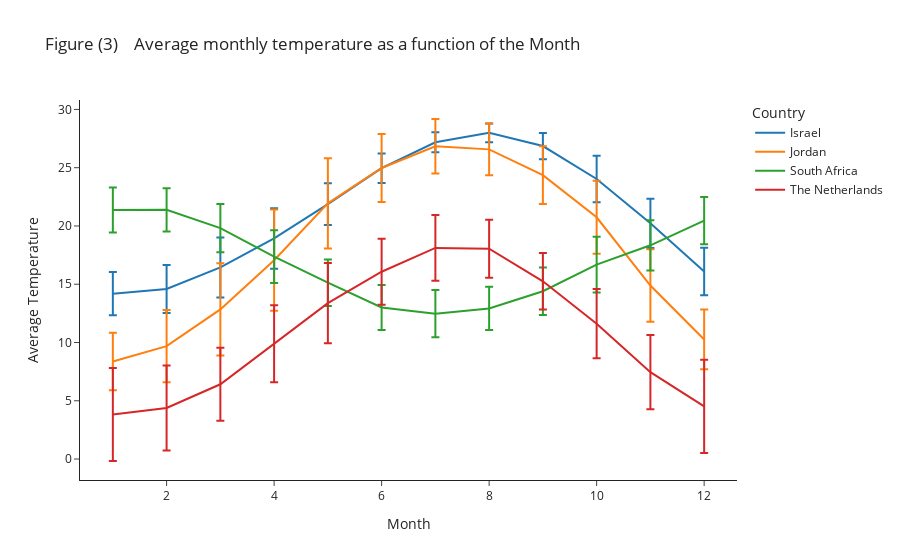

Write notebook code for a chart like this one.
### Markdown cell above
And now, back to the full dataset: we will group the samples according to `Country` and `Month`, and calculate the average and standard deviation of the temperature. 

We will Plot a line plot of the average monthly temperature, with error bars color coded by the country.

### Code cell
df_3 = df.groupby(["Country", "Month"], as_index=False)["Temp"].agg({
    'avgTemp': 'mean',
    'std': 'std'})
fig = px.line(df_3, x="Month", y="avgTemp", color="Country", error_y="std",
              labels={'avgTemp': 'Average Temperature'},
              title="Figure (3)    Average monthly temperature as a function of the Month")
fig.show()

### Figure 1 — Plotly figure (JSON) as saved in the notebook; plotly's stock layout.template omitted (floating-point values rounded to 4 significant figures)
{"data": [{"error_y": {"array": [1.857, 2.052, 2.572, 2.592, 1.789, 1.263, 0.8551, 0.8045, 1.125, 2.005, 2.11, 2.036]}, "hovertemplate": "Country=Israel<br>Month=%{x}<br>Average Temperature=%{y}<extra></extra>", "legendgroup": "Israel", "line": {"color": "#1F77B4", "dash": "solid"}, "mode": "lines", "name": "Israel", "orientation": "v", "showlegend": true, "type": "scatter", "x": [1, 2, 3, 4, 5, 6, 7, 8, 9, 10, 11, 12], "xaxis": "x", "y": [14.19, 14.59, 16.44, 18.93, 21.87, 24.96, 27.18, 27.99, 26.86, 24.03, 20.23, 16.09], "yaxis": "y"}, {"error_y": {"array": [2.47, 3.096, 3.956, 4.344, 3.871, 2.916, 2.336, 2.23, 2.475, 3.126, 3.115, 2.564]}, "hovertemplate": "Country=Jordan<br>Month=%{x}<br>Average Temperature=%{y}<extra></extra>", "legendgroup": "Jordan", "line": {"color": "#FF7F0E", "dash": "solid"}, "mode": "lines", "name": "Jordan", "orientation": "v", "showlegend": true, "type": "scatter", "x": [1, 2, 3, 4, 5, 6, 7, 8, 9, 10, 11, 12], "xaxis": "x", "y": [8.375, 9.683, 12.84, 17.06, 21.94, 24.98, 26.84, 26.57, 24.36, 20.75, 14.89, 10.26], "yaxis": "y"}, {"error_y": {"array": [1.936, 1.858, 2.07, 2.266, 1.991, 1.931, 2.025, 1.851, 2.031, 2.393, 2.152, 2.028]}, "hovertemplate": "Country=South Africa<br>Month=%{x}<br>Average Temperature=%{y}<extra></extra>", "legendgroup": "South Africa", "line": {"color": "#2CA02C", "dash": "solid"}, "mode": "lines", "name": "South Africa", "orientation": "v", "showlegend": true, "type": "scatter", "x": [1, 2, 3, 4, 5, 6, 7, 8, 9, 10, 11, 12], "xaxis": "x", "y": [21.37, 21.39, 19.81, 17.36, 15.13, 13.0, 12.48, 12.93, 14.4, 16.69, 18.34, 20.46], "yaxis": "y"}, {"error_y": {"array": [3.989, 3.639, 3.128, 3.308, 3.441, 2.84, 2.816, 2.489, 2.424, 2.97, 3.185, 3.997]}, "hovertemplate": "Country=The Netherlands<br>Month=%{x}<br>Average Temperature=%{y}<extra></extra>", "legendgroup": "The Netherlands", "line": {"color": "#D62728", "dash": "solid"}, "mode": "lines", "name": "The Netherlands", "orientation": "v", "showlegend": true, "type": "scatter", "x": [1, 2, 3, 4, 5, 6, 7, 8, 9, 10, 11, 12], "xaxis": "x", "y": [3.82, 4.378, 6.415, 9.899, 13.38, 16.07, 18.12, 18.05, 15.25, 11.61, 7.454, 4.515], "yaxis": "y"}], "layout": {"legend": {"title": {"text": "Country"}, "tracegroupgap": 0}, "title": {"text": "Figure (3)    Average monthly temperature as a function of the Month"}, "xaxis": {"anchor": "y", "domain": [0, 1], "title": {"text": "Month"}}, "yaxis": {"anchor": "x", "domain": [0, 1], "title": {"text": "Average Temperature"}}}}
